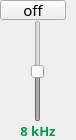
                 <widget class="QFrame" name="frame_94">
                  <property name="minimumSize">
                   <size>
                    <width>76</width>
                    <height>140</height>
                   </size>
                  </property>
                  <property name="maximumSize">
                   <size>
                    <width>76</width>
                    <height>140</height>
                   </size>
                  </property>
                  <property name="frameShape">
                   <enum>QFrame::NoFrame</enum>
                  </property>
                  <property name="frameShadow">
                   <enum>QFrame::Raised</enum>
                  </property>
                  <layout class="QVBoxLayout" name="verticalLayout_53">
                   <property name="spacing">
                    <number>0</number>
                   </property>
                   <property name="leftMargin">
                    <number>0</number>
                   </property>
                   <property name="topMargin">
                    <number>0</number>
                   </property>
                   <property name="rightMargin">
                    <number>0</number>
                   </property>
                   <property name="bottomMargin">
                    <number>0</number>
                   </property>
                   <item>
                    <widget class="QPushButton" name="switch_8000">
                     <property name="minimumSize">
                      <size>
                       <width>66</width>
                       <height>20</height>
                      </size>
                     </property>
                     <property name="maximumSize">
                      <size>
                       <width>65</width>
                       <height>20</height>
                      </size>
                     </property>
                     <property name="font">
                      <font>
                       <family>PF BeauSans Pro</family>
                       <pointsize>11</pointsize>
                       <bold>false</bold>
                      </font>
                     </property>
                     <property name="text">
                      <string>off</string>
                     </property>
                     <property name="checkable">
                      <bool>true</bool>
                     </property>
                     <property name="checked">
                      <bool>false</bool>
                     </property>
                    </widget>
                   </item>
                   <item alignment="Qt::AlignHCenter">
                    <widget class="QSlider" name="slider_8000">
                     <property name="enabled">
                      <bool>false</bool>
                     </property>
                     <property name="minimumSize">
                      <size>
                       <width>45</width>
                       <height>100</height>
                      </size>
                     </property>
                     <property name="minimum">
                      <number>-50</number>
                     </property>
                     <property name="maximum">
                      <number>50</number>
                     </property>
                     <property name="value">
                      <number>0</number>
                     </property>
                     <property name="orientation">
                      <enum>Qt::Vertical</enum>
                     </property>
                    </widget>
                   </item>
                   <item>
                    <widget class="QLabel" name="label_63">
                     <property name="font">
                      <font>
                       <family>PF BeauSans Pro</family>
                       <pointsize>10</pointsize>
                       <bold>true</bold>
                      </font>
                     </property>
                     <property name="styleSheet">
                      <string notr="true">color: #009b4a;</string>
                     </property>
                     <property name="text">
                      <string>8 kHz</string>
                     </property>
                     <property name="alignment">
                      <set>Qt::AlignHCenter|Qt::AlignTop</set>
                     </property>
                    </widget>
                   </item>
                  </layout>
                 </widget>
